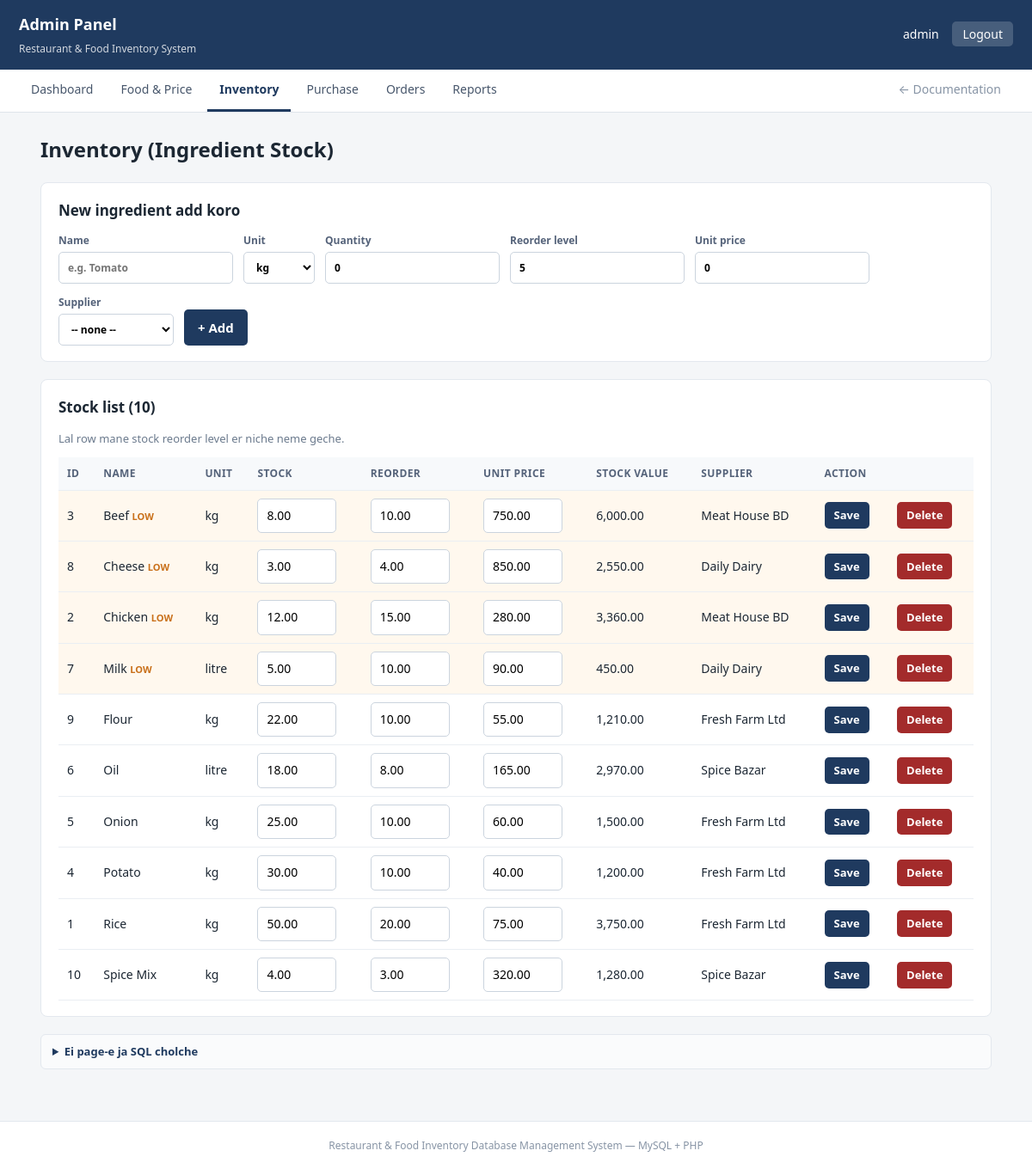
The page /admin/inventory.php (signed in) on the database its author committed.
### tables this page shows
CREATE TABLE ingredients (
    ingredient_id INT AUTO_INCREMENT PRIMARY KEY,
    name          VARCHAR(100) NOT NULL UNIQUE,
    unit          VARCHAR(10)  NOT NULL,              
    quantity      DECIMAL(10,2) NOT NULL DEFAULT 0,
    reorder_level DECIMAL(10,2) NOT NULL DEFAULT 5,   
    unit_price    DECIMAL(10,2) NOT NULL,
    supplier_id   INT,
    CHECK (quantity >= 0),
    CHECK (unit_price >= 0),
    FOREIGN KEY (supplier_id) REFERENCES suppliers(supplier_id)
        ON DELETE SET NULL
);

CREATE TABLE suppliers (
    supplier_id INT AUTO_INCREMENT PRIMARY KEY,
    name        VARCHAR(100) NOT NULL,
    phone       VARCHAR(20)  NOT NULL UNIQUE,
    email       VARCHAR(100) UNIQUE,
    address     VARCHAR(150)
);

### admin/inventory.php (the view, shortened to what this page needs)
<?php
require __DIR__ . '/../config.php';
$list_sql = "SELECT i.ingredient_id, i.name, i.unit, i.quantity, i.reorder_level,
                    i.unit_price, (i.quantity * i.unit_price) AS stock_value,
                    s.name AS supplier
             FROM ingredients i
             LEFT JOIN suppliers s ON i.supplier_id = s.supplier_id
             ORDER BY (i.quantity <= i.reorder_level) DESC, i.name";
$rows = $conn->query($list_sql);
require __DIR__ . '/../header.php';
?>
<div class="card">
  <h2>New ingredient add koro</h2>
  <form method="post" class="rowform">
    <label>Name <input type="text" name="name" required placeholder="e.g. Tomato"></label>
    <label>Unit
      <select name="unit"><option>kg</option><option>litre</option>
      <option>piece</option><option>packet</option></select>
    </label>
    <label>Quantity <input type="number" name="quantity" step="0.01" min="0" value="0"></label>
    <label>Reorder level <input type="number" name="reorder_level" step="0.01" min="0" value="5"></label>
    <label>Unit price <input type="number" name="unit_price" step="0.01" min="0" value="0"></label>
    <label>Supplier
      <select name="supplier_id">
        <option value="">-- none --</option>
      </select>
    </label>
    <button type="submit">+ Add</button>
  </form>
</div>
<div class="card">
  <h2>Stock list (<?= $rows->num_rows ?>)</h2>
  <p class="hint">Lal row mane stock reorder level er niche neme geche.</p>
  <table>
    <tr><th>ID</th><th>Name</th><th>Unit</th><th>Stock</th><th>Reorder</th>
        <th>Unit price</th><th>Stock value</th><th>Supplier</th><th colspan="2">Action</th></tr>
    <?php while ($r = $rows->fetch_assoc()):
        $id  = (int)$r['ingredient_id'];
        $low = $r['quantity'] <= $r['reorder_level']; ?>
    <tr class="<?= $low ? 'lowrow' : '' ?>">
      <td><?= $id ?></td>
      <td><?= h($r['name']) ?> <?= $low ? '<b class="alert">LOW</b>' : '' ?></td>
      <td><?= h($r['unit']) ?></td>
      <td><input class="num" type="number" name="quantity" step="0.01" min="0"
                 form="g<?= $id ?>" value="<?= h($r['quantity']) ?>"></td>
      <td><input class="num" type="number" name="reorder_level" step="0.01" min="0"
                 form="g<?= $id ?>" value="<?= h($r['reorder_level']) ?>"></td>
      <td><input class="num" type="number" name="unit_price" step="0.01" min="0"
                 form="g<?= $id ?>" value="<?= h($r['unit_price']) ?>"></td>
      <td><?= tk($r['stock_value']) ?></td>
      <td><?= h($r['supplier'] ?? '-') ?></td>
      <td>
        <form id="g<?= $id ?>" method="post">
          <button class="sm" type="submit">Save</button>
        </form>
      </td>
      <td>
        <form method="post" onsubmit="return confirm('Delete <?= h($r['name']) ?>?')">
          <button class="sm danger" type="submit">Delete</button>
        </form>
      </td>
    </tr>
    <?php endwhile; ?>
  </table>
</div>
<?php
require __DIR__ . '/../footer.php';

### panel.css (style rules this page uses)
* { box-sizing: border-box; }
body { margin: 0; font: 15px/1.6 system-ui, -apple-system, "Segoe UI", Roboto, sans-serif; background: #f4f6f8; color: #1c2733; }
.card { background: #fff; border: 1px solid #e3e8ee; border-radius: 8px; padding: 18px 20px; margin-bottom: 20px; }
.card h2 { font-size: 17px; margin: 0 0 12px; }
.hint { font-size: 13px; color: #6b7a8d; margin: 0 0 12px; }
.rowform { display: flex; flex-wrap: wrap; gap: 12px; align-items: flex-end; }
.rowform label, .loginbox label { display: flex; flex-direction: column; gap: 4px; font-size: 12px; color: #55637a; font-weight: 600; }
input, select { font: inherit; padding: 8px 10px; border: 1px solid #cbd4de; border-radius: 5px; background: #fff; }
input.num { width: 92px; }
button { font: inherit; font-weight: 600; cursor: pointer; padding: 9px 16px; border: 0; border-radius: 5px; background: #1f3a5f; color: #fff; }
button.sm { padding: 5px 11px; font-size: 13px; }
button.danger { background: #a32b2b; }
table { width: 100%; border-collapse: collapse; font-size: 14px; }
th, td { padding: 9px 10px; text-align: left; border-bottom: 1px solid #eaeef3; }
th { background: #f7f9fb; font-size: 12px; text-transform: uppercase; letter-spacing: .4px; color: #55637a; }
.lowrow td { background: #fff8ee; }
.alert { color: #c9701a; font-size: 11px; }

### rows shown on the page
ingredients: ingredient_id "3", name "Beef", shows "LOW", unit "kg", quantity "8.00", reorder_level "10.00", unit_price "750.00", stock_value "6,000.00", supplier.name "Meat House BD"
ingredients: ingredient_id "8", name "Cheese", shows "LOW", unit "kg", quantity "3.00", reorder_level "4.00", unit_price "850.00", stock_value "2,550.00", supplier.name "Daily Dairy"
ingredients: ingredient_id "2", name "Chicken", shows "LOW", unit "kg", quantity "12.00", reorder_level "15.00", unit_price "280.00", stock_value "3,360.00", supplier.name "Meat House BD"
ingredients: ingredient_id "7", name "Milk", shows "LOW", unit "litre", quantity "5.00", reorder_level "10.00", unit_price "90.00", stock_value "450.00", supplier.name "Daily Dairy"
ingredients: ingredient_id "9", name "Flour", unit "kg", quantity "22.00", reorder_level "10.00", unit_price "55.00", stock_value "1,210.00", supplier.name "Fresh Farm Ltd"
ingredients: ingredient_id "6", name "Oil", unit "litre", quantity "18.00", reorder_level "8.00", unit_price "165.00", stock_value "2,970.00", supplier.name "Spice Bazar"
ingredients: ingredient_id "5", name "Onion", unit "kg", quantity "25.00", reorder_level "10.00", unit_price "60.00", stock_value "1,500.00", supplier.name "Fresh Farm Ltd"
ingredients: ingredient_id "4", name "Potato", unit "kg", quantity "30.00", reorder_level "10.00", unit_price "40.00", stock_value "1,200.00", supplier.name "Fresh Farm Ltd"
ingredients: ingredient_id "1", name "Rice", unit "kg", quantity "50.00", reorder_level "20.00", unit_price "75.00", stock_value "3,750.00", supplier.name "Fresh Farm Ltd"
ingredients: ingredient_id "10", name "Spice Mix", unit "kg", quantity "4.00", reorder_level "3.00", unit_price "320.00", stock_value "1,280.00", supplier.name "Spice Bazar"

### other values the page prints
$uname "admin"
$label "Dashboard"
$label "Food & Price"
$label "Inventory"
$label "Purchase"
$label "Orders"
$label "Reports"
$page_title "Inventory (Ingredient Stock)"
$rows->num_rows "10"
